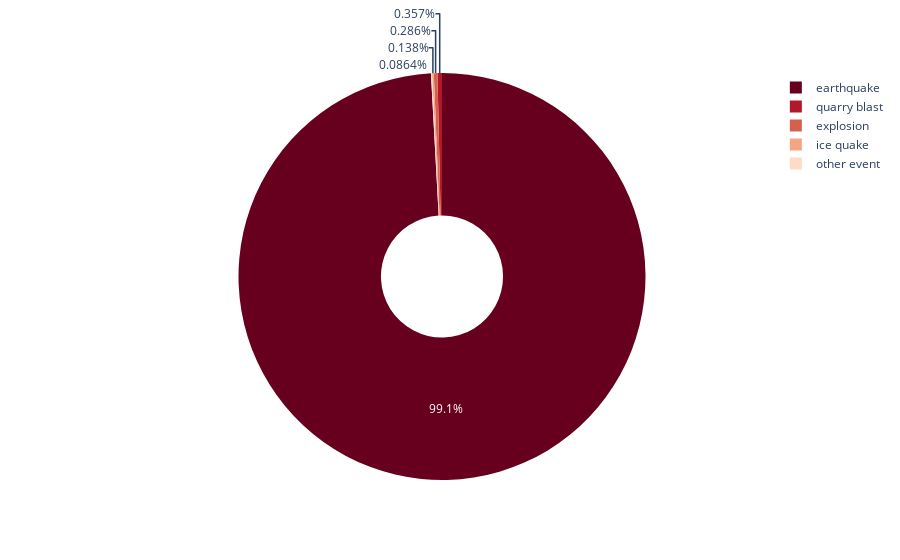

Notebook code cell kept with this figure:
### Markdown cell above
##### Représentation sur les types des catastrophes naturelles possédées

### Code cell
fig_pie = px.pie(df, values=df['magnitude'], names=df['Type'],hole=.3,color_discrete_sequence=px.colors.sequential.RdBu)
fig_pie.show()

### Figure 1 — Plotly figure (JSON) as saved in the notebook; plotly's stock layout.template omitted (floating-point values rounded to 4 significant figures; data arrays with more than 128 entries replaced by an {"elided": "..."} marker saying what was removed)
{"data": [{"domain": {"x": [0, 1], "y": [0, 1]}, "hole": 0.3, "hovertemplate": "Type=%{label}<br>magnitude=%{value}<extra></extra>", "labels": {"elided": "9056 str values"}, "legendgroup": "", "name": "", "showlegend": true, "type": "pie", "values": {"elided": "9056 float values"}}], "layout": {"legend": {"tracegroupgap": 0}, "margin": {"t": 60}, "piecolorway": ["rgb(103,0,31)", "rgb(178,24,43)", "rgb(214,96,77)", "rgb(244,165,130)", "rgb(253,219,199)", "rgb(247,247,247)", "rgb(209,229,240)", "rgb(146,197,222)", "rgb(67,147,195)", "rgb(33,102,172)", "rgb(5,48,97)"]}}
